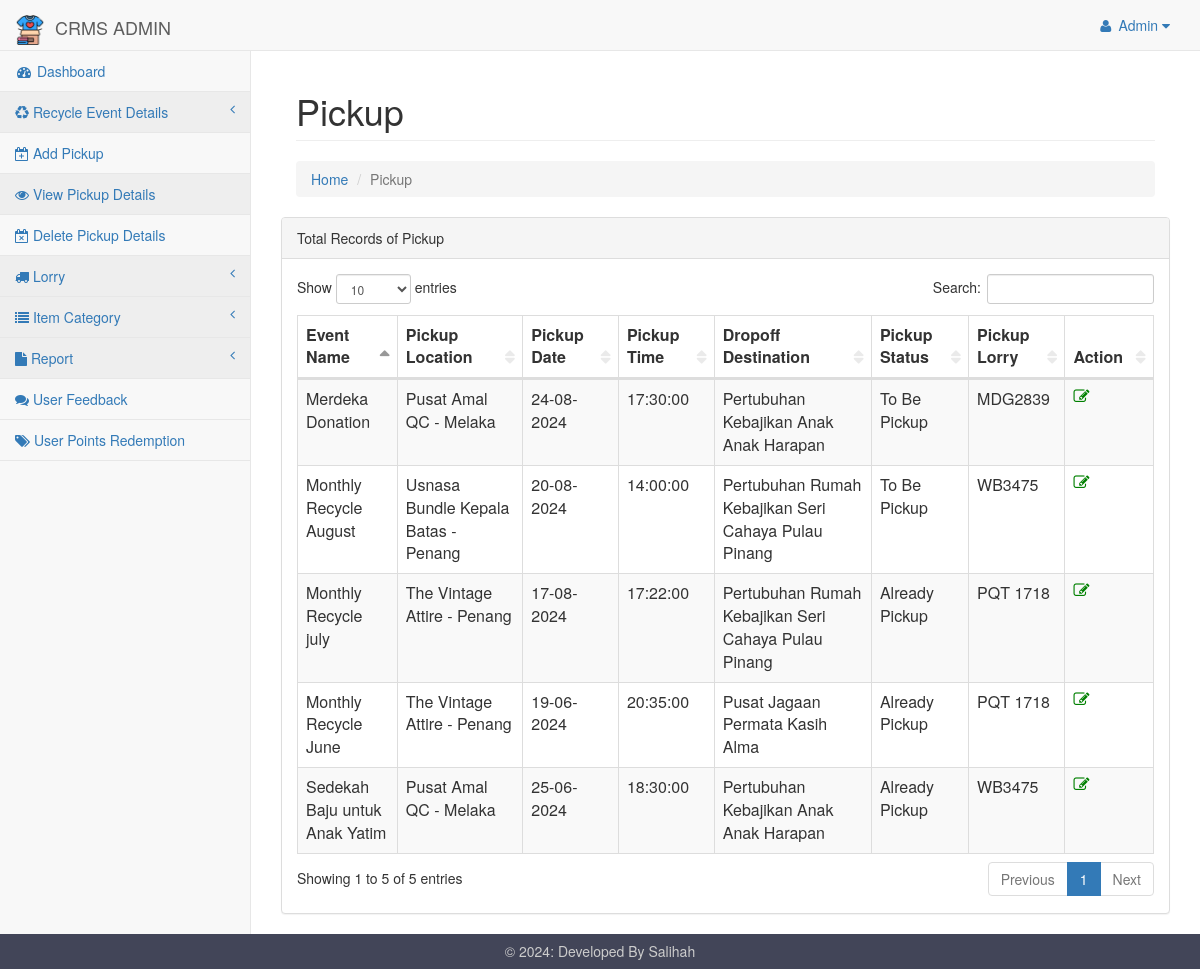
The app's page /pages/viewpickup.php with its own data.
### tables this page shows
CREATE TABLE `pickup_session` (
  `event_id` int(5) NOT NULL,
  `lorry_id` int(5) NOT NULL,
  `pickup_status` varchar(50) NOT NULL,
  `pickup_time` time NOT NULL,
  `pickup_date` date NOT NULL,
  `dropoff_destination` varchar(255) NOT NULL
);

### pages/viewpickup.php (the view, shortened to what this page needs)
<html>
<head>
<link href="../css/bootstrap.min.css" rel="stylesheet">
<link href="../vendor/metisMenu/metisMenu.min.css" rel="stylesheet">
 <link href="../css/dataTables/dataTables.bootstrap.css" rel="stylesheet">
<link href="../css/dataTables/dataTables.responsive.css" rel="stylesheet">
<link href="../dist/css/sb-admin-2.css" rel="stylesheet">
<link href="../vendor/font-awesome/css/font-awesome.min.css" rel="stylesheet" type="text/css">
<link rel="stylesheet" href="../icofont/icofont.min.css">
</head>
<body>
<div id="wrapper">
<?php include 'includes/nav.php'?>
<div id="page-wrapper">
<div class="container-fluid">
<div class="row">
<div class="col-lg-12 breadcrumb-container">
            <h1 class="page-header">Pickup</h1>
                    <ol class="breadcrumb">
                        <li><a href="index.php">Home</a></li>
                        <li class="active">Pickup</li>
                    </ol>
                </div>
  </div>
				<div class="row">
                        <div class=".col-lg-12">
                            <div class="panel panel-default">
                                <div class="panel-heading">
                                    Total Records of Pickup
                                </div>
								 <div class="panel-body">
                                    <div class="table-responsive">
									<table class="table table-striped table-bordered table-hover" id="dataTables-example">
									<thead>
                                        <tr>
										<th>Event Name</th>
                                        <th>Pickup Location</th>
										<th>Pickup Date</th>
										<th>Pickup Time</th>
                                        <th>Dropoff Destination</th>
										<th>Pickup Status</th>
										<th>Pickup Lorry</th>
                                        <th>Action</th>
                                        </tr>
                                    </thead>
                                    <tbody>
                                        <?php
                                        include "dbconnect.php";
                                        $qry = "SELECT DISTINCT * FROM view_pickup_details ORDER BY pickup_date ASC ";
                                        $result = mysqli_query($conn, $qry);
                                        while ($row = mysqli_fetch_array($result)) {
                                            $formatted_date = date('d-m-Y', strtotime($row['pickup_date']));
                                            echo "<tr class='gradeA'>
													<td>".$row['event_name']."</td>
                                                    <td>".$row['event_loc']."</td>
													<td>".$formatted_date."</td>
													<td>".$row['pickup_time']."</td>
                                                    <td>".$row['dropoff_destination']."</td>
													<td>".$row['pickup_status']."</td>
													<td>".$row['plate_number']."</td>
                                                    <td><a href='editpickupform.php?event_id=".$row['event_id']."'><i class='fa fa-edit' style='color:green'></i></a></td>
                                            </tr>";
                                        }
                                        ?>
                                    </tbody>
						</table>
				</div>
				</div>
		</div>
		</div>
		</div>
		</div>
		</div>
		</div>
</body>
<footer>
        <p>&copy; <?php echo date("Y"); ?>: Developed By Salihah</p>
    </footer>
</html>

### pages/includes/nav.php (shortened to what this page needs)
<nav class="navbar navbar-default navbar-static-top" role="navigation" style="margin-bottom: 0">
            <div class="navbar-header">
                <a class="navbar-brand" href="index.php"><img src="../img/clothes-donation.png" alt="" class="navbar-icon">&nbsp;&nbsp;CRMS ADMIN</a>
            </div>
            <ul class="nav navbar-top-links navbar-right">
                <li class="dropdown">
                    <a class="dropdown-toggle" data-toggle="dropdown" href="#">
                        <i class="fa fa-user fa-fw"></i> Admin <i class="fa fa-caret-down"></i>
                    </a>
                </li>
            </ul>
            <div class="navbar-default sidebar" role="navigation">
                <div class="sidebar-nav navbar-collapse">
                    <ul class="nav" id="side-menu">
                        <li>
                            <a href="index.php"><i class="fa fa-dashboard fa-fw"></i> Dashboard</a>
                        </li>
                        <li>
                            <a href=""><i class="fa fa-recycle"></i> Recycle Event Details <span class="fa arrow"></span></a>
                        </li>
                        <li>
                            <a href="add_pickup.php"><i class="fa fa-table fa-calendar-plus-o"></i> Add Pickup</a>
                        </li>
                        <li>
                            <a href="viewpickup.php"><i class="fa fa-edit fa-eye"></i> View Pickup Details</a>
                        </li>
                        <li>
                            <a href="deletepickup.php"><i class="fa fa-calendar-times-o"></i> Delete Pickup Details</a>
                        </li>
                        <li>
                            <a href=""><i class="fa fa-truck"></i> Lorry <span class="fa arrow"></span></a>
                        </li>
                        <li>
                            <a href=""><i class="fa fa-list"></i> Item Category <span class="fa arrow"></span></a>
                        </li>
                        <li>
                            <a href=""><i class="fa fa-file"></i> Report <span class="fa arrow"></span></a>
                        </li>
                        <li>
                                        <a href="viewfeedback.php"> <i class="fa fa-comments" aria-hidden="true"></i> User Feedback</a>
                                    </li>
                                    <li>
                                        <a href="viewredeem.php"> <i class="fa fa-tags" aria-hidden="true"></i> User Points Redemption</a>
                                    </li>
                    </ul>
                </div>
            </div>
        </nav>

### pages/includes/nav.php (style rules this page uses)
.navbar-brand img.navbar-icon { height: 30px; width: auto; display: inline-block; vertical-align: middle; }

### pages/viewpickup.php (style rules this page uses)
footer { background-color: #424558; bottom: 0; left: 0; right: 0; height: 35px; text-align: center; color: #CCC; }
footer p { padding: 10.5px; margin: 0px; line-height: 100%; }

### records on screen
pickup_session: event_name "Monthly Recycle June", event_loc "The Vintage Attire - Penang", pickup_date "19-06-2024", pickup_time "20:35:00", dropoff_destination "Pusat Jagaan Permata Kasih Alma", pickup_status "Already Pickup", plate_number "PQT 1718"
pickup_session: event_name "Sedekah Baju untuk Anak Yatim", event_loc "Pusat Amal QC - Melaka", pickup_date "25-06-2024", pickup_time "18:30:00", dropoff_destination "Pertubuhan Kebajikan Anak Anak Harapan", pickup_status "Already Pickup", plate_number "WB3475"
pickup_session: event_name "Monthly Recycle july", event_loc "The Vintage Attire - Penang", pickup_date "17-08-2024", pickup_time "17:22:00", dropoff_destination "Pertubuhan Rumah Kebajikan Seri Cahaya Pulau Pinang", pickup_status "Already Pickup", plate_number "PQT 1718"
pickup_session: event_name "Monthly Recycle August", event_loc "Usnasa Bundle Kepala Batas - Penang", pickup_date "20-08-2024", pickup_time "14:00:00", dropoff_destination "Pertubuhan Rumah Kebajikan Seri Cahaya Pulau Pinang", pickup_status "To Be Pickup", plate_number "WB3475"
pickup_session: event_name "Merdeka Donation", event_loc "Pusat Amal QC - Melaka", pickup_date "24-08-2024", pickup_time "17:30:00", dropoff_destination "Pertubuhan Kebajikan Anak Anak Harapan", pickup_status "To Be Pickup", plate_number "MDG2839"
